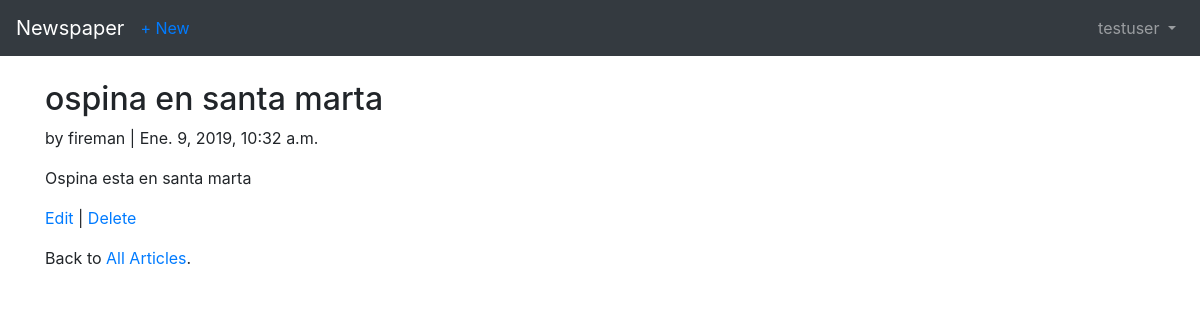
The app's page /articles/3 (signed in) with its own data.
### users/models.py (models this page shows)
class CustomUser(AbstractUser):
    age = models.PositiveIntegerField(null=True, blank=True)
    picture = models.ImageField(upload_to='media/',null=True, blank=True)

### articles/models.py (models this page shows, shortened)
class Article(models.Model):
    title = models.CharField(max_length=255)
    body = models.TextField()
    date = models.DateTimeField(auto_now_add=True)
    author = models.ForeignKey(get_user_model(), on_delete=models.CASCADE)

### articles/views.py (the view)
# urls.py: path('<int:pk>', ArticleDetailView.as_view(), name='article_detail'),
class ArticleDetailView(LoginRequiredMixin,DetailView):
    model = Article
    template_name = 'articles/article_detail.html'
    login_url = 'login'

### articles/templates/articles/article_detail.html
{% extends 'base.html' %}
{% block content %}
    <div class="article-entry">
        <h2>{{ object.title }}</h2>
        <p>by {{ object.author }} | {{ object.date }}</p>
        <p>{{ object.body }}</p>
    </div>
    <p><a href="{% url 'article_edit' article.pk %}">Edit</a> |
        <a href="{% url 'article_delete' article.pk %}">Delete</a></p>
    <p>Back to <a href="{% url 'article_list' %}">All Articles</a>.</p>
{% endblock content %}

### templates/base.html (shortened to what this page needs)
<!DOCTYPE html>
<html lang="es">
<head>
    <link rel="stylesheet" href="https://stackpath.bootstrapcdn.com/bootstrap/4.2.1/css/bootstrap.min.css">
</head>
<body>
        <nav class="navbar navbar-expand-md navbar-dark bg-dark mb-4">
                <a class="navbar-brand" href="{% url 'home' %}">Newspaper</a>
                {% if user.is_authenticated %}
                <ul class="navbar-nav mr-auto">
                    <li class="nav-item"><a href="{% url 'article_new' %}">+ New</a></li>
                </ul>
                {% endif %}
                <div class="collapse navbar-collapse" id="navbarCollapse">
                        {% if user.is_authenticated %}
                            <ul class="navbar-nav ml-auto">
                                <li class="nav-item">
                                    <a class="nav-link dropdown-toggle" href="#" id="userMenu"
                                        data-toggle="dropdown" aria-haspopup="true"
                                        aria-expanded="false">
                                        {{ user.username }}
                                    </a>
                                </li>
                            </ul>
                        {% else %}
                            <form class="form-inline ml-auto">
                                <a href="{% url 'login' %}" class="btn btn-outline-secondary"> Entrar</a>
                                <a href="{% url 'signup' %}" class="btn btn-primary ml-2"> Registrarme</a>
                            </form>
                        {% endif %}
                </div>
        </nav>
        <div class="container">
                {% block content %}
                {% endblock content %}
         </div>
</body>
</html>

### records on screen
CustomUser: username "testuser"
Article: title "ospina en santa marta", author "fireman", date "Ene. 9, 2019, 10:32 a.m.", body "Ospina esta en santa marta"
